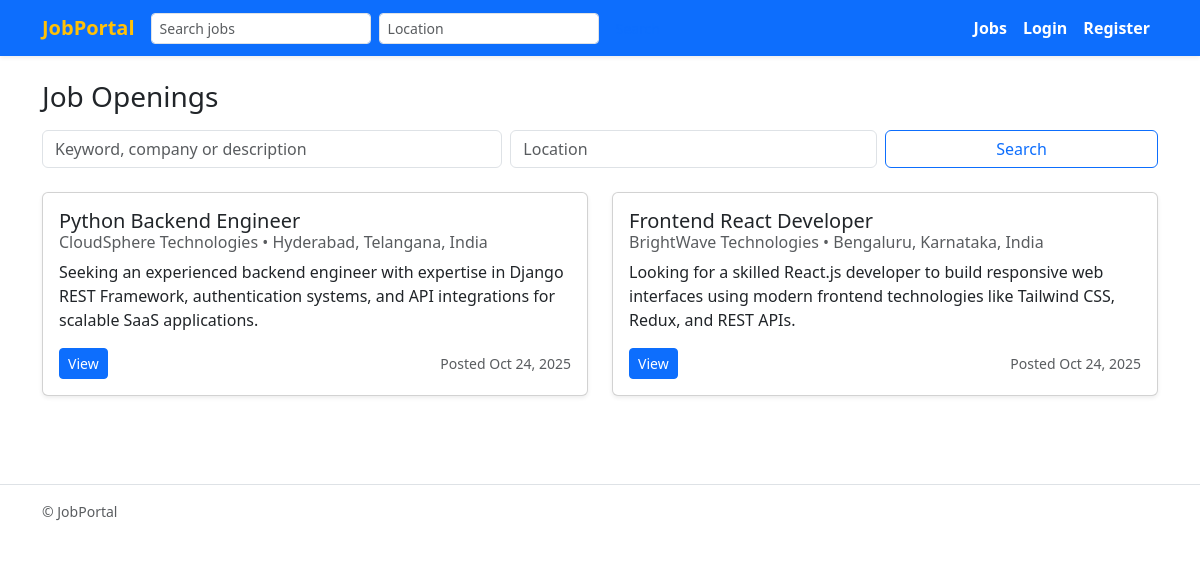
The page / on the database its author committed.
### jobs/models.py (models this page shows, shortened)
class Job(models.Model):
    poster = models.ForeignKey(User, on_delete=models.CASCADE, related_name="posted_jobs")
    title = models.CharField(max_length=255)
    company = models.CharField(max_length=255)
    description = models.TextField()
    location = models.CharField(max_length=255, blank=True)
    created_at = models.DateTimeField(auto_now_add=True)
    updated_at = models.DateTimeField(auto_now=True)
    class Meta:
        ordering = ["-created_at"]
        indexes = [models.Index(fields=["title"]), models.Index(fields=["company"]), models.Index(fields=["location"])]

### jobs/views.py (the view)
# urls.py: path("", views.JobListView.as_view(), name="job_list"),
class JobListView(ListView):
    model = Job
    template_name = "jobs/job_list.html"
    context_object_name = "jobs"
    paginate_by = 2
    def get_queryset(self):
        qs = super().get_queryset().order_by("-created_at")
        q = self.request.GET.get("q", "").strip()
        location = self.request.GET.get("location", "").strip()
        if q:
            qs = qs.filter(
                Q(title__icontains=q) | Q(description__icontains=q) | Q(company__icontains=q)
            )
        if location:
            qs = qs.filter(location__icontains=location)
        return qs
    def get_context_data(self, **kwargs):
        ctx = super().get_context_data(**kwargs)
        ctx["search_form"] = JobSearchForm(self.request.GET or None)
        return ctx

### jobs/forms.py
class JobSearchForm(forms.Form):
    q = forms.CharField(required=False, label="Keyword", widget=forms.TextInput(attrs={"placeholder": "keyword"}))
    location = forms.CharField(required=False, label="Location", widget=forms.TextInput(attrs={"placeholder": "location"}))

### jobs/templates/jobs/job_list.html (shortened to what this page needs)
{% extends 'jobs/base.html' %}
{% block content %}
<div class="d-flex justify-content-between align-items-center mb-3">
  <h1 class="h3 mb-0">Job Openings</h1>
</div>
<form method="get" class="row g-2 mb-4">
  <div class="col-md-5">
    <input name="q" value="{{ request.GET.q|default:'' }}" class="form-control" placeholder="Keyword, company or description" aria-label="Search jobs">
  </div>
  <div class="col-md-4">
    <input name="location" value="{{ request.GET.location|default:'' }}" class="form-control" placeholder="Location" aria-label="Location">
  </div>
  <div class="col-md-3 d-grid">
    <button class="btn btn-outline-primary">Search</button>
  </div>
</form>
<div class="row">
  {% for job in jobs %}
    <div class="col-md-6 mb-4">
      <div class="card h-100 shadow-sm">
        <div class="card-body d-flex flex-column">
          <h5 class="card-title mb-1">{{ job.title }}</h5>
          <h6 class="card-subtitle mb-2 text-muted">
            {{ job.company }}{% if job.location %} • {{ job.location }}{% endif %}
          </h6>
          <p class="card-text mb-3" style="max-height:4.5em; overflow:hidden; text-overflow:ellipsis;">
            {{ job.description }}
          </p>
          <div class="mt-auto d-flex justify-content-between align-items-center">
            <a href="{% url 'jobs:job_detail' job.pk %}" class="btn btn-sm btn-primary">View</a>
            <div class="text-end">
              <small class="text-muted d-block">Posted {{ job.created_at|date:"M d, Y" }}</small>
            </div>
          </div>
        </div>
      </div>
    </div>
  {% empty %}
    <div class="col-12">
      <div class="alert alert-info mb-0">No jobs found matching your criteria.</div>
    </div>
  {% endfor %}
</div>
{% endblock %}

### rows shown on the page
Job: title "Python Backend Engineer", company "CloudSphere Technologies", location "Hyderabad, Telangana, India", description "Seeking an experienced backend engineer with expertise in Django REST Framework, authentication systems, and API integrations for scalable SaaS applications.", created_at "Oct 24, 2025"
Job: title "Frontend React Developer", company "BrightWave Technologies", location "Bengaluru, Karnataka, India", description "Looking for a skilled React.js developer to build responsive web interfaces using modern frontend technologies like Tailwind CSS, Redux, and REST APIs.", created_at "Oct 24, 2025"
